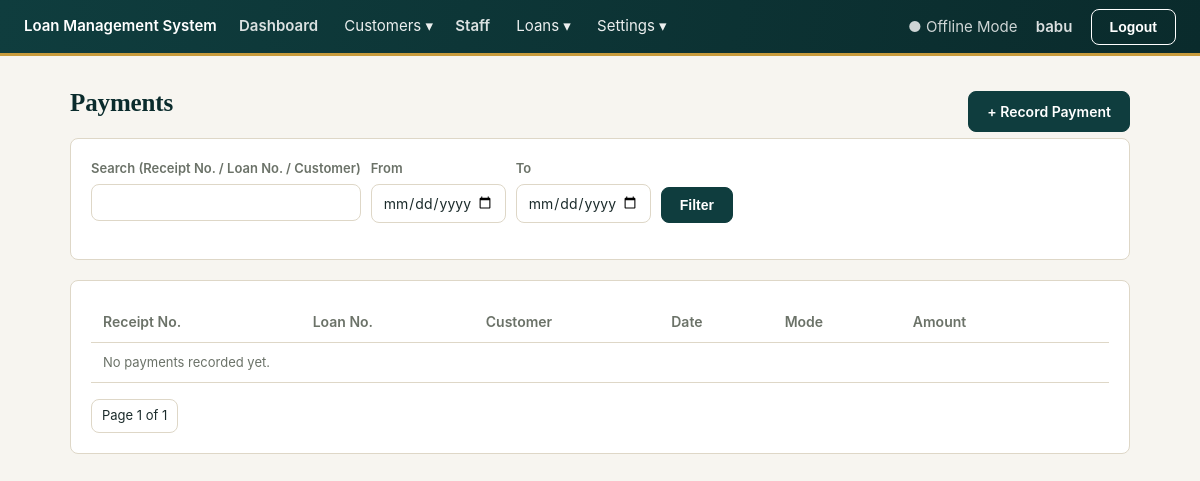
The app's page /payments/ (signed in), older data.
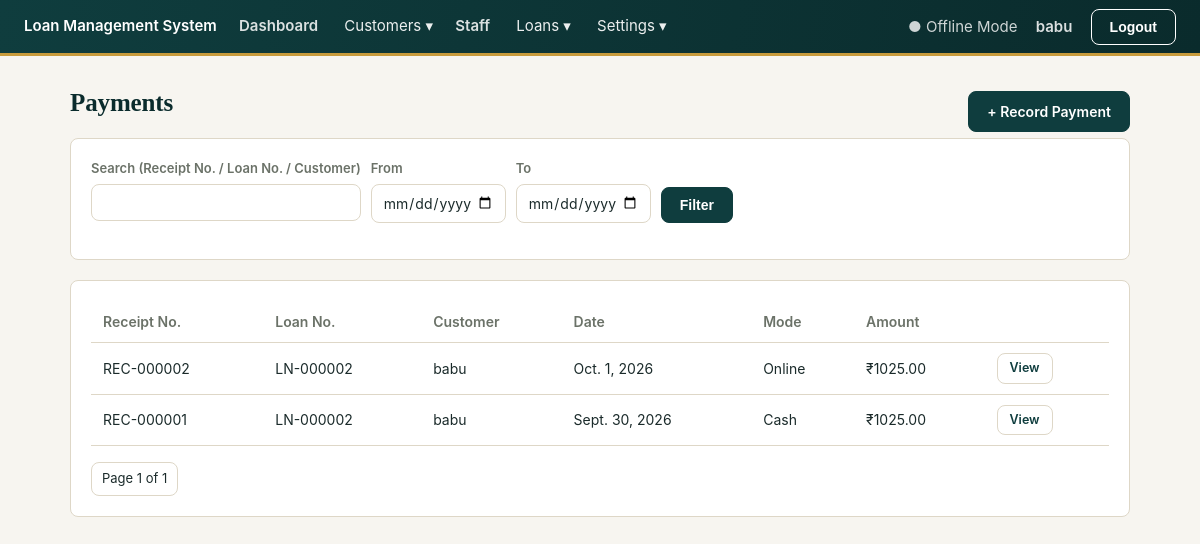
The same page, newer data.
### core/models.py (models this page shows, shortened)
class SystemSetting(models.Model):
    key = models.CharField(max_length=100, unique=True)
    value = models.TextField(blank=True)

### accounts/models.py (models this page shows, shortened)
class AdminUser(AbstractUser):
    full_name = models.CharField(max_length=150, blank=True)
    session_timeout_minutes = models.PositiveIntegerField(
        default=30,
        help_text="Auto-logout after this many minutes of inactivity.",
    )

### payments/models.py (models this page shows, shortened)
class Payment(models.Model):
    PAYMENT_MODE_CASH = "cash"
    PAYMENT_MODE_ONLINE = "online"
    PAYMENT_MODE_CHOICES = [
        (PAYMENT_MODE_CASH, "Cash"),
        (PAYMENT_MODE_ONLINE, "Online"),
    ]
    """One receipt. amount_paid is whatever is CURRENTLY correct — if
    edited, previous_amount/edited_at record what it was before, per your
    choice to keep the prior value visible rather than a full history."""
    receipt_number = models.CharField(max_length=20, unique=True, editable=False)
    loan = models.ForeignKey(Loan, on_delete=models.PROTECT, related_name="payments")
    payment_date = models.DateField()
    payment_mode = models.CharField(
        max_length=10,
        choices=PAYMENT_MODE_CHOICES,
        default=PAYMENT_MODE_CASH,
    )
    transaction_id = models.CharField(max_length=100, blank=True)
    amount_paid = models.DecimalField(max_digits=12, decimal_places=2)
    previous_amount = models.DecimalField(max_digits=12, decimal_places=2, null=True, blank=True)
    edited_at = models.DateTimeField(null=True, blank=True)
    unallocated_amount = models.DecimalField(
        max_digits=12, decimal_places=2, default=Decimal("0"),
        help_text="Left over if this payment exceeds everything currently owed on the loan.",
    )
    remarks = models.TextField(blank=True)
    created_at = models.DateTimeField(auto_now_add=True)
    class Meta:
        ordering = ["-payment_date", "-created_at"]

### loans/models.py (models this page shows, shortened)
class Loan(models.Model):
    FREQUENCY_DAILY = "daily"
    FREQUENCY_WEEKLY = "weekly"
    FREQUENCY_BIWEEKLY = "biweekly"
    FREQUENCY_MONTHLY = "monthly"
    FREQUENCY_CUSTOM = "custom"
    FREQUENCY_CHOICES = [
        (FREQUENCY_DAILY, "Daily"),
        (FREQUENCY_WEEKLY, "Weekly"),
        (FREQUENCY_BIWEEKLY, "Biweekly"),
        (FREQUENCY_MONTHLY, "Monthly"),
        (FREQUENCY_CUSTOM, "Custom interval"),
    ]
    STATUS_ACTIVE = "active"
    STATUS_COMPLETED = "completed"
    STATUS_CLOSED = "closed"
    STATUS_CANCELLED = "cancelled"
    STATUS_CHOICES = [
        (STATUS_ACTIVE, "Active"),
        (STATUS_COMPLETED, "Completed"),
        (STATUS_CLOSED, "Closed"),
        (STATUS_CANCELLED, "Cancelled"),
    ]
    loan_number = models.CharField(max_length=20, unique=True, editable=False)
    customer = models.ForeignKey(
        "customers.Customer", on_delete=models.PROTECT, related_name="loans"
    )
    assigned_staff = models.ForeignKey(
        "staff.Staff", on_delete=models.SET_NULL, null=True, blank=True, related_name="loans",
        help_text="Staff member responsible for collecting this loan.",
    )
    loan_group = models.ForeignKey(
        LoanGroup, on_delete=models.SET_NULL, null=True, blank=True, related_name="loans"
    )
    loan_type = models.ForeignKey(LoanType, on_delete=models.PROTECT)
    interest_type = models.ForeignKey(InterestType, on_delete=models.PROTECT)
    principal_amount = models.DecimalField(max_digits=12, decimal_places=2)
    interest_rate = models.DecimalField(
        max_digits=5, decimal_places=2, help_text="Annual interest rate, %."
    )
    start_date = models.DateField()
    repayment_frequency = models.CharField(max_length=10, choices=FREQUENCY_CHOICES)
    custom_interval_days = models.PositiveIntegerField(
        null=True, blank=True,
        help_text="Only used when Repayment Frequency = Custom interval.",
    )
    number_of_installments = models.PositiveIntegerField()
    first_due_date = models.DateField()
    purpose = models.CharField(max_length=255, blank=True)
    remarks = models.TextField(blank=True)
    status = models.CharField(max_length=10, choices=STATUS_CHOICES, default=STATUS_ACTIVE)
    total_interest = models.DecimalField(max_digits=12, decimal_places=2, editable=False)
    total_payable = models.DecimalField(max_digits=12, decimal_places=2, editable=False)
    created_at = models.DateTimeField(auto_now_add=True)
    closing_date = models.DateField(null=True, blank=True)
    closing_remarks = models.TextField(blank=True)
    class Meta:
        ordering = ["-created_at"]

### customers/models.py (models this page shows, shortened)
class Customer(models.Model):
    GENDER_MALE = "male"
    GENDER_FEMALE = "female"
    GENDER_OTHER = "other"
    GENDER_CHOICES = [
        (GENDER_MALE, "Male"),
        (GENDER_FEMALE, "Female"),
        (GENDER_OTHER, "Other"),
    ]
    MARITAL_SINGLE = "single"
    MARITAL_MARRIED = "married"
    MARITAL_OTHER = "other"
    MARITAL_CHOICES = [
        (MARITAL_SINGLE, "Single"),
        (MARITAL_MARRIED, "Married"),
        (MARITAL_OTHER, "Other"),
    ]
    STATUS_ACTIVE = "active"
    STATUS_INACTIVE = "inactive"
    STATUS_CHOICES = [
        (STATUS_ACTIVE, "Active"),
        (STATUS_INACTIVE, "Inactive"),
    ]
    customer_id = models.CharField(max_length=20, unique=True, editable=False)
    full_name = models.CharField(max_length=150)
    date_of_birth = models.DateField()
    gender = models.CharField(max_length=10, choices=GENDER_CHOICES)
    mobile = models.CharField(max_length=10, validators=[mobile_validator], unique=True)
    alternate_mobile = models.CharField(
        max_length=10, validators=[mobile_validator], blank=True
    )
    email = models.EmailField(blank=True)
    photo = models.ImageField(upload_to="customers/photos/", blank=True, null=True)
    marital_status = models.CharField(max_length=10, choices=MARITAL_CHOICES)
    occupation = models.CharField(max_length=100)
    monthly_income = models.DecimalField(max_digits=12, decimal_places=2)
    father_husband_name = models.CharField(max_length=150)
    permanent_door_no = models.CharField(max_length=50)
    permanent_street = models.CharField(max_length=150)
    permanent_area = models.CharField(max_length=150)
    permanent_village_town = models.CharField(max_length=150)
    permanent_city = models.CharField(max_length=100)
    permanent_district = models.CharField(max_length=100)
    permanent_state = models.CharField(max_length=100)
    permanent_pincode = models.CharField(max_length=6, validators=[pincode_validator])
    same_as_permanent_address = models.BooleanField(default=True)
    current_door_no = models.CharField(max_length=50, blank=True)
    current_street = models.CharField(max_length=150, blank=True)
    current_area = models.CharField(max_length=150, blank=True)
    current_village_town = models.CharField(max_length=150, blank=True)
    current_city = models.CharField(max_length=100, blank=True)
    current_district = models.CharField(max_length=100, blank=True)
    current_state = models.CharField(max_length=100, blank=True)
    current_pincode = models.CharField(max_length=6, blank=True)
    status = models.CharField(max_length=10, choices=STATUS_CHOICES, default=STATUS_ACTIVE)
    default_staff = models.ForeignKey(
        "staff.Staff", on_delete=models.SET_NULL, null=True, blank=True,
        related_name="default_customers",
        help_text="Optional staff member to use as the default when this customer gets a new loan.",
    )
    created_at = models.DateTimeField(auto_now_add=True)
    updated_at = models.DateTimeField(auto_now=True)
    class Meta:
        ordering = ["-created_at"]

### payments/views.py (the view, shortened to what this page needs)
# urls.py: path("", views.payment_list, name="list"),
@login_required
def payment_list(request):
    search_form = PaymentSearchForm(request.GET or None)
    payments = Payment.objects.select_related("loan", "loan__customer")
    paginator = Paginator(payments, 25)
    page_obj = paginator.get_page(request.GET.get("page"))
    return render(request, "payments/payment_list.html", {"page_obj": page_obj, "search_form": search_form})

### payments/forms.py
class PaymentSearchForm(forms.Form):
    q = forms.CharField(required=False, label="Search (Receipt No. / Loan No. / Customer)")
    date_from = forms.DateField(required=False, widget=forms.DateInput(attrs={"type": "date","min": "1900-01-01",
            "max": "9999-12-31"}))
    date_to = forms.DateField(required=False, widget=forms.DateInput(attrs={"type": "date","min": "1900-01-01",
            "max": "9999-12-31"}))

### core/context_processors.py (called while the page is built)
def system_settings(request):
    return {"company_name": get_setting("company_name")}

### core/models.py (called while the page is built)
def get_setting(key, default=None):
    try:
        return SystemSetting.objects.get(key=key).value
    except SystemSetting.DoesNotExist:
        return DEFAULTS.get(key, default)

### payments/templates/payments/payment_list.html (shortened to what this page needs)
{% extends "base.html" %}
{% block content %}
<div style="display:flex;justify-content:space-between;align-items:center;">
  <h1>Payments</h1>
  <a href="{% url 'payments:add' %}" class="btn">+ Record Payment</a>
</div>
<form method="get" class="card">
  <div class="search-bar">
    <div class="form-group"><label>{{ search_form.q.label }}</label>{{ search_form.q }}</div>
    <div class="form-group"><label>From</label>{{ search_form.date_from }}</div>
    <div class="form-group"><label>To</label>{{ search_form.date_to }}</div>
    <div class="form-group" style="align-self:flex-end;"><button class="btn">Filter</button></div>
  </div>
</form>
<div class="card">
  <table>
    <thead><tr><th>Receipt No.</th><th>Loan No.</th><th>Customer</th><th>Date</th><th>Mode</th><th>Amount</th><th></th></tr></thead>
    <tbody>
      {% for payment in page_obj %}
        <tr>
          <td>{{ payment.receipt_number }}{% if payment.edited_at %} <span class="badge pending">edited</span>{% endif %}</td>
          <td>{{ payment.loan.loan_number }}</td>
          <td>{{ payment.loan.customer.full_name }}</td>
          <td>{{ payment.payment_date }}</td>
          <td>{{ payment.get_payment_mode_display }}</td>
          <td>₹{{ payment.amount_paid }}</td>
          <td><a href="{% url 'payments:detail' payment.pk %}" class="btn small secondary">View</a></td>
        </tr>
      {% empty %}<tr><td colspan="7" class="muted">No payments recorded yet.</td></tr>{% endfor %}
    </tbody>
  </table>
  <div class="pagination">
    <span>Page {{ page_obj.number }} of {{ page_obj.paginator.num_pages }}</span>
  </div>
</div>
{% endblock %}

### templates/base.html (shortened to what this page needs)
{% load static %}
<!DOCTYPE html>
<html lang="en">
<head>
  <link rel="stylesheet" href="{% static 'css/app.css' %}">
</head>
<body>
  <div class="topbar">
    <div>
      <a href="{% url 'customers:list' %}">{{ company_name|default:"Loan Management System" }}</a>
      <a href="{% url 'reports:dashboard' %}" style="margin-left:18px;opacity:.85;">Dashboard</a>
      <div class="nav-dropdown">
        <span class="nav-dropdown-toggle">Customers ▾</span>
      </div>
      <a href="{% url 'staff:list' %}" style="margin-left:18px;opacity:.85;;">Staff</a>
      <div class="nav-dropdown">
        <span class="nav-dropdown-toggle">Loans ▾</span>
      </div>
      <div class="nav-dropdown">
        <span class="nav-dropdown-toggle">Settings ▾</span>
      </div>
    </div>
    <div>
      <span style="margin-right:14px; opacity:.8;">● Offline Mode</span>
      {% if user.is_authenticated %}
        <a href="{% url 'accounts:profile' %}" style="color:#fff;opacity:.85;margin-right:14px;">{{ user.full_name|default:user.username }}</a>
        <form method="post" action="{% url 'accounts:logout' %}" style="display:inline">
          <button type="submit" class="btn secondary" style="color:#fff;border-color:#fff;">Logout</button>
        </form>
      {% endif %}
    </div>
  </div>
  <div class="container">
    {% block content %}{% endblock %}
  </div>
</body>
</html>

### static/css/app.css (style rules this page uses)
:root { --color-bg: #f7f5f0; --color-surface: #ffffff; --color-border: #ded7c7; --color-ink: #1b2b2b; --color-muted: #6b7268; --color-primary: #0f3d3e; --color-primary-dark: #0a2b2c; --color-primary-light: #e4efee; --color-accent: #c89b3c; --color-accent-dark: #a57f2c; --color-success: #3f7d58; --color-success-bg: #e7f2ec; --color-danger: #a6402f; --color-danger-bg: #f7e9e6; --color-warning: #b8862f; --color-warning-bg: #f6eedb; --radius: 8px; --radius-lg: 12px; --font: -apple-system, "Segoe UI", Roboto, "Helvetica Neue", Arial, sans-serif; --font-display: Georgia, "Times New Roman", "Noto Serif", serif; }
* { box-sizing: border-box; }
body { margin: 0; font-family: var(--font); background: var(--color-bg); color: var(--color-ink); font-size: 15px; line-height: 1.5; }
h1, h2, h3 { font-family: var(--font-display); font-weight: 700; letter-spacing: -0.005em; margin-top: 0; color: var(--color-primary-dark); }
h1 { font-size: 25px; }
.topbar { background: linear-gradient(100deg, var(--color-primary) 0%, var(--color-primary-dark) 100%); color: #fff; padding: 0 24px; display: flex; justify-content: space-between; align-items: center; border-bottom: 3px solid var(--color-accent); min-height: 56px; }
.topbar a { color: #fff; text-decoration: none; font-weight: 600; }
.container { max-width: 1100px; margin: 28px auto; padding: 0 20px; }
.card { background: var(--color-surface); border: 1px solid var(--color-border); border-radius: var(--radius); padding: 20px; margin-bottom: 20px; transition: box-shadow 0.2s ease, transform 0.2s ease; }
table { width: 100%; border-collapse: collapse; }
th, td { text-align: left; padding: 10px 12px; border-bottom: 1px solid var(--color-border); font-size: 14px; }
th { color: var(--color-muted); font-weight: 600; }
tbody tr { transition: background 0.15s ease; }
.btn { display: inline-block; padding: 9px 18px; border-radius: var(--radius); border: 1px solid var(--color-primary); background: var(--color-primary); color: #fff; text-decoration: none; font-size: 14px; font-weight: 600; cursor: pointer; transition: background 0.15s ease, transform 0.15s ease, box-shadow 0.15s ease; }
.btn.secondary { background: transparent; color: var(--color-primary); border-color: var(--color-border); }
.btn.small { padding: 5px 12px; font-size: 12.5px; }
.form-group { display: flex; flex-direction: column; gap: 5px; }
.form-group label { font-size: 13px; font-weight: 600; color: var(--color-muted); }
input, select, textarea { padding: 9px 11px; border: 1px solid var(--color-border); border-radius: var(--radius); font-size: 14px; font-family: inherit; background: var(--color-surface); color: var(--color-ink); transition: border-color 0.15s ease, box-shadow 0.15s ease; }
.search-bar { display: flex; gap: 10px; margin-bottom: 16px; flex-wrap: wrap; }
.pagination { display: flex; gap: 6px; margin-top: 16px; }
.pagination a, .pagination span { padding: 6px 10px; border: 1px solid var(--color-border); border-radius: var(--radius); text-decoration: none; color: var(--color-ink); font-size: 13px; }
.nav-dropdown { position: relative; display: inline-block; margin-left: 22px; }
.nav-dropdown-toggle { cursor: pointer; opacity: .92; color: #fff; font-size: inherit; user-select: none; }

Row changes from the older to the newer data that the page shows:
added Payment: receipt_number "REC-000002", loan.loan_number "LN-000002", loan.customer.full_name "babu", payment_date "Oct. 1, 2026", payment_mode "Online", amount_paid "1025.00"
added Payment: receipt_number "REC-000001", loan.loan_number "LN-000002", loan.customer.full_name "babu", payment_date "Sept. 30, 2026", payment_mode "Cash", amount_paid "1025.00"
Text that changed along with them:
text no longer shown: "No payments recorded yet."
